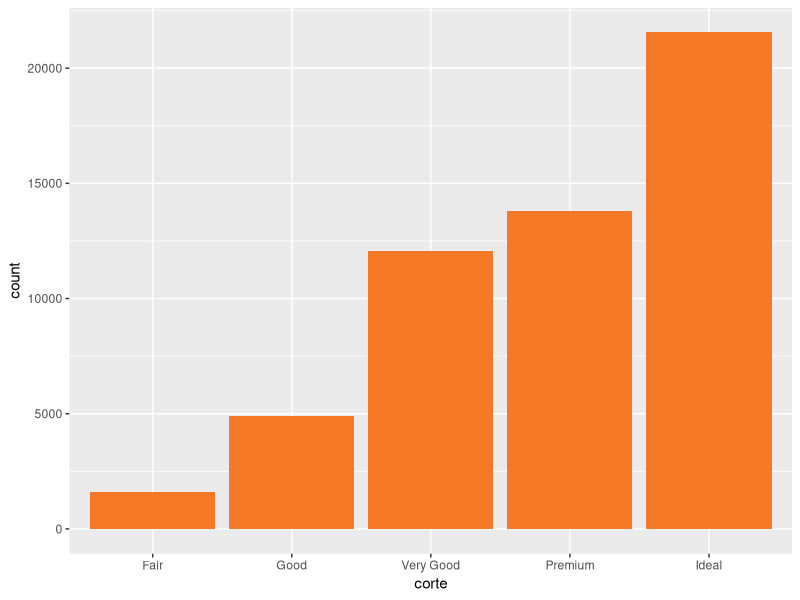
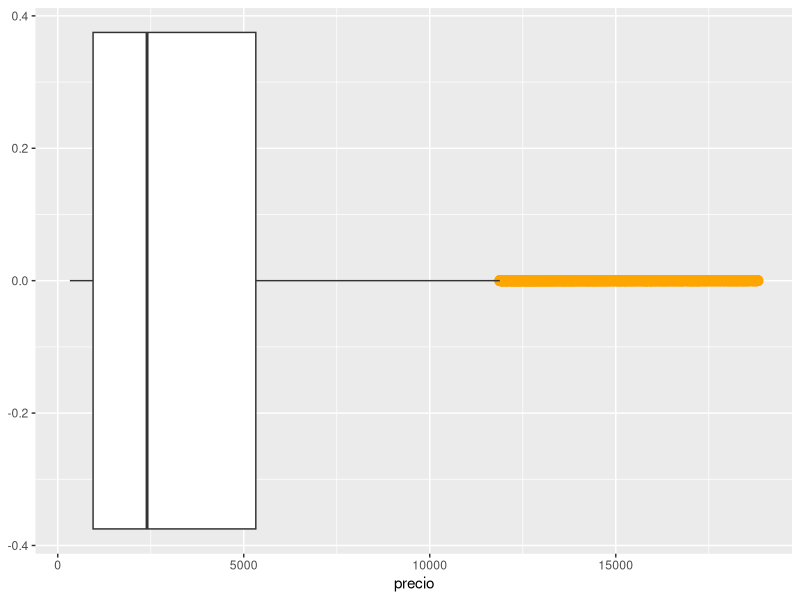
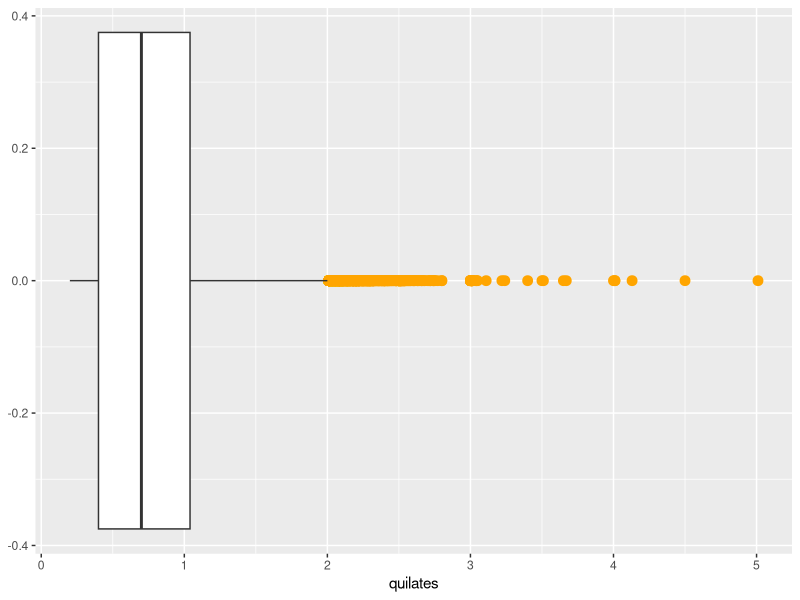
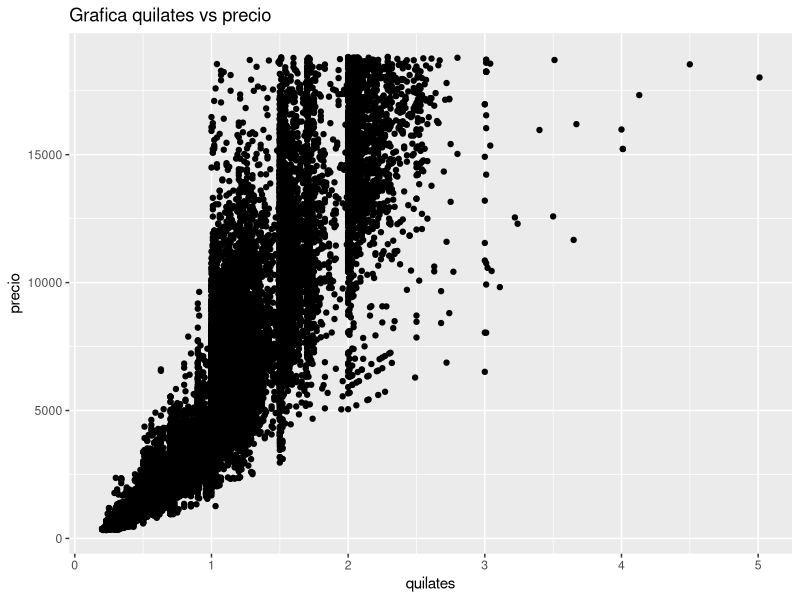
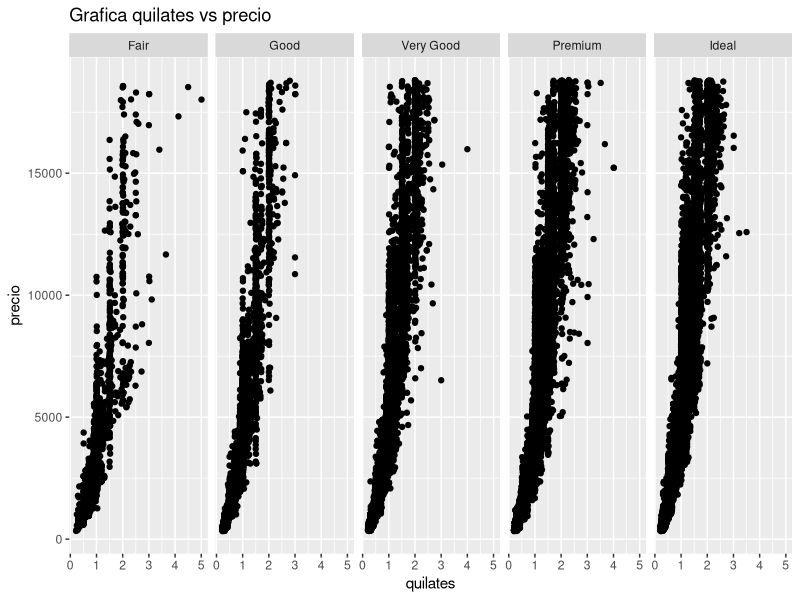
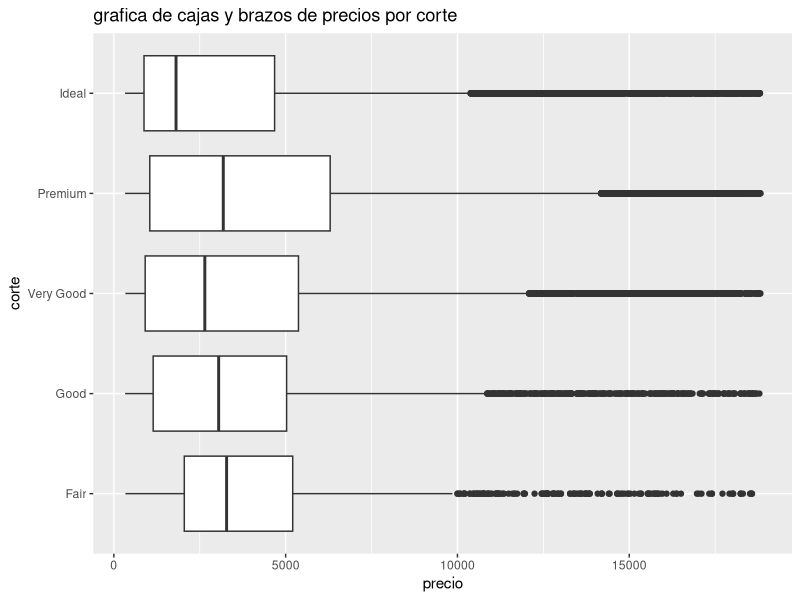
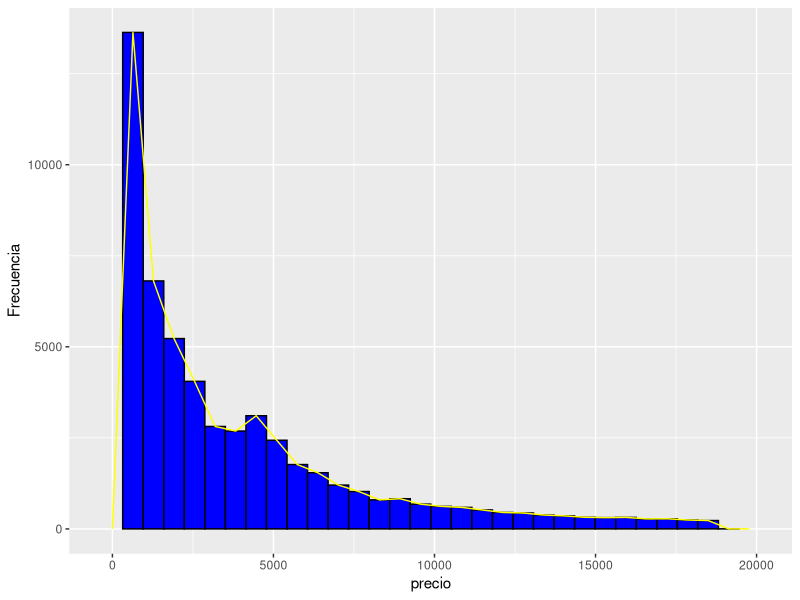
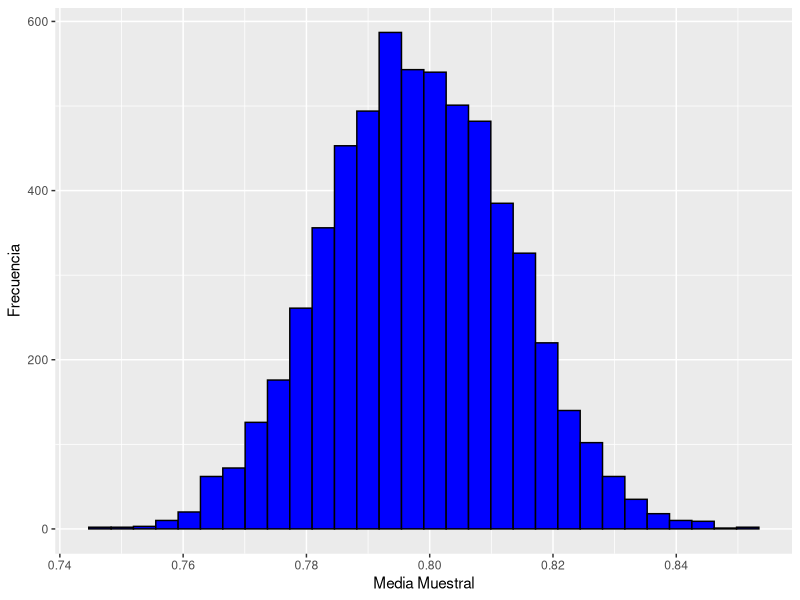

Recreate these plots in R, in order.
## ---- chunk 1
library(ggplot2)
library(modeest)
data(diamonds)
dat<-data.frame(corte=diamonds$cut,precio=diamonds$price,quilates=diamonds$carat)
## ---- chunk 2
knitr::opts_chunk$set(echo = TRUE)
## ---- chunk 3
summary(dat)
## ---- chunk 4
mfv(dat$precio)
mfv(dat$corte)
## ---- chunk 5
ggplot(dat, aes(x=corte)) + geom_bar(fill="#F77927")
## ---- chunk 6
ggplot(dat, aes(x=precio, y=)) + 
  geom_boxplot(outlier.colour="orange",outlier.size=3)
## ---- chunk 7
ggplot(dat, aes(x=quilates)) +geom_boxplot(outlier.colour="orange",outlier.size=3)
## ---- chunk 8
ggplot(dat,aes(quilates,precio)) + geom_point()+ggtitle("Grafica quilates vs precio",)
## ---- chunk 9
qplot(quilates,precio,data = dat,facets = .~corte)+ggtitle("Grafica quilates vs precio",)
## ---- chunk 10
f<-subset(dat, corte=="Fair")
g<-subset(dat, corte=="Good")
vg<-subset(dat, corte=="Very Good")
p<-subset(dat, corte=="Premium")
id<-subset(dat, corte=="Ideal")
## ---- chunk 11
cv<-function(x){
  sqrt(var(x))/mean(x)
}
## ---- chunk 12
ggplot(dat,aes(x=precio,y=corte))+geom_boxplot()+ggtitle("grafica de cajas y brazos de precios por corte")

## ---- chunk 13
set.seed(6)
sample(dat$precio, 6, replace = FALSE)
## ---- chunk 14
varpob<-function(x){
  n<-length(x)
  (sum(x*x)-n*mean(x)^2)/(n)
}
 muestra<-list(c(13348,2190,3570),c(13348,2190,622),c(13348,2190,6680),c(13348,2190,1588),c(13348,3570,622),c(13348,3570,6680),c(13348,3570,1588),c(13348,622,6680),c(13348,622,1588),c(13348,6680,1588),c(2190,3570,622),c(2190,3570,6680),c(2190,3570,1588),c(2190,622,6680),c(2190,622,1588),c(2190,6680,1588),c(3570,622,6680),c(3570,622,1588),c(3570,6680,1588),c(622,6680,1588))

prob<-rep(1/length(muestra),length(muestra))#cada muestra tiene la misma probabilidad de ocurrencia E__

Mean<-sapply(muestra,mean)
dist_mean<-data.frame(prob=prob,Mean=Mean)
E_mean<-sum(dist_mean$prob*dist_mean$Mean)#valor esperado 

Var<-sapply(muestra,var)
dist_var<-data.frame(prob=prob,Var=Var)
E_var<-sum(dist_var$prob*dist_var$Var)#valor esperado 

## ---- chunk 15
ggplot(dat, aes(precio)) +            # histograma
  geom_histogram(bins = 30,fill = "blue",color="black")+
  geom_freqpoly(bins = 30,color = "yellow")+ylab("Frecuencia")
## ---- chunk 16
set.seed(5)
muestra2<-list()
for (i in 1:6000)
{
  muestra2[[i]]<-sample(dat$quilates,1000,replace=T)
}
M<-sapply(muestra2,mean)
ggplot(data.frame(M=M), aes(x=M)) + geom_histogram(fill = "blue",color="black")+xlab("Media Muestral")+ylab("Frecuencia")
## ---- chunk 17
p1<-nrow(f)/nrow(dat)
p2<-nrow(g)/nrow(dat)
p3<-nrow(vg)/nrow(dat)
p4<-nrow(p)/nrow(dat)
p5<-nrow(id)/nrow(dat)
## ---- chunk 18
intprop<-function(x,n)
{
  p<-length(x)/n
  c(p-qnorm(0.1/2,lower.tail = F)*sqrt((p*(1-p))/n),p+qnorm(0.1/2,lower.tail = F)*sqrt((p*(1-p))/n))
}
## ---- chunk 19
intmu<-function(x)
{
  c(mean(x)-qt(0.1/2,length(x)-1,lower.tail =F)*sqrt(var(x))/sqrt(length(x)),mean(x)+qt(0.1/2,length(x)-1,lower.tail =F)*sqrt(var(x))/sqrt(length(x)))
}
## ---- chunk 20
intsig<-function(x)
{
  n<-(length(x)-1)
  num<-n*var(x)
  c(num/qchisq(0.05/2,n,lower.tail =F),num/qchisq(1-0.05/2,n,lower.tail =F))
}
## ---- chunk 21

spooled<-function(x,y){
  ((length(x)-1)*var(x)+(length(y)-1)*var(y))/(length(x)+length(y)-2)
}

## ---- chunk 22

difmean<-function(x,y){
  c(mean(x)-mean(y)-qt(0.15/2,length(x)+length(y)-2,lower.tail = F)*sqrt(spooled(x,y))*sqrt(1/length(x)+1/length(y)),mean(x)-mean(y)+qt(0.15/2,length(x)+length(y)-2,lower.tail = F)*sqrt(spooled(x,y))*sqrt(1/length(x)+1/length(y)))
}

## ---- chunk 23

divar<-function(x,y){
  c(var(x)/var(y)*qf(1-0.03/2,length(y)-1,length(x)-1,lower.tail = F),var(x)/var(y)*qf(0.03/2,length(y)-1,length(x)-1,lower.tail = F))
}

## ---- chunk 24
potencia<-function(mua){
  beta<-pt((4119.76-mua)/17.17736,df=53939)-pt((4080.24-mua)/17.17736,df=53939)
  pot<-1-beta
}
mu<-c(3900:4300)
plot(mu,potencia(mu),type="l",ylim=c(0,1),main="curva potencia",xlab="mua",ylab="pi")
abline(v=4100,col="red")
abline(h=0.25,col="blue")

## ---- chunk 25

tcal<-function(x,y){
  (mean(x)-mean(y))/(sqrt(spooled(x,y))*sqrt(1/length(x)+1/length(y)))
  
}
